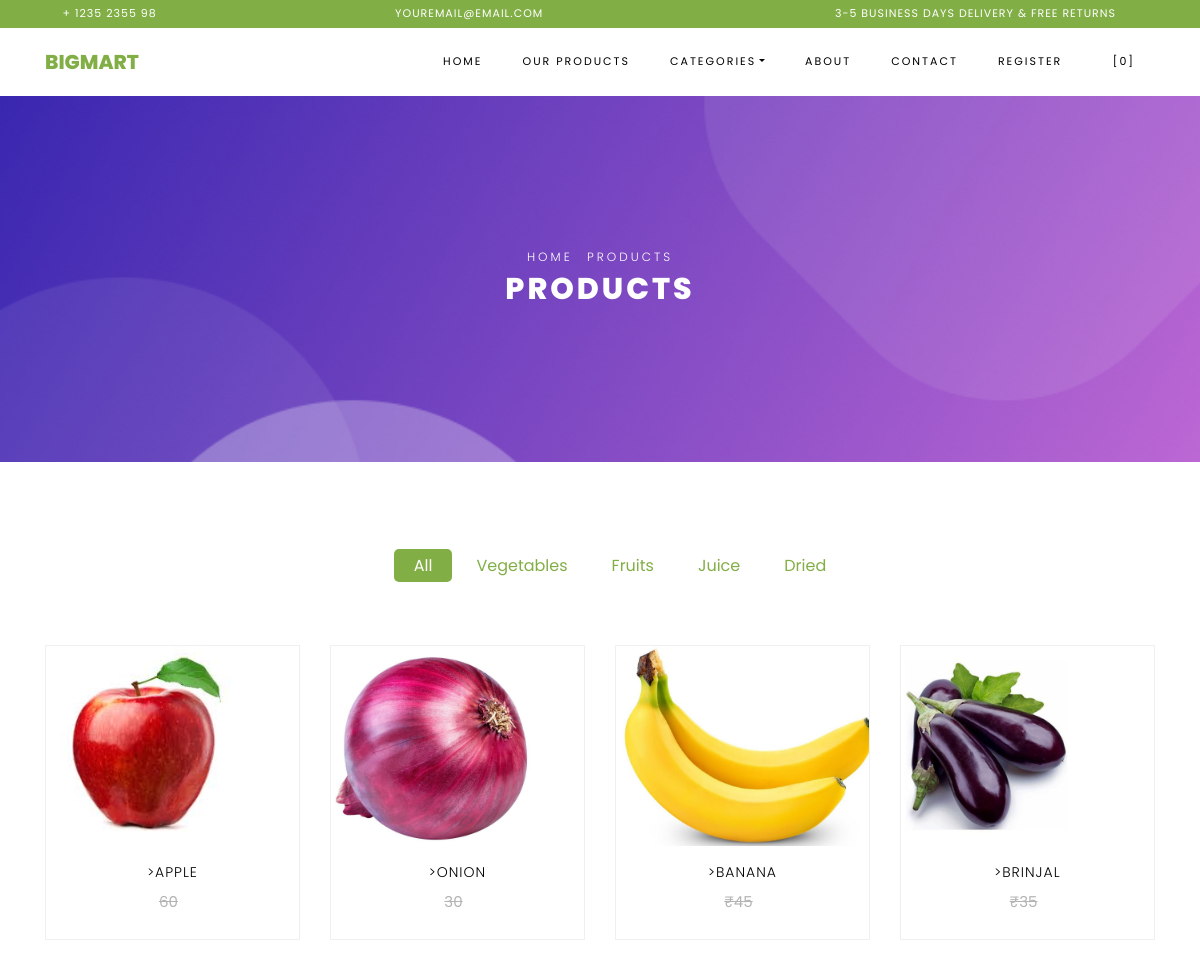
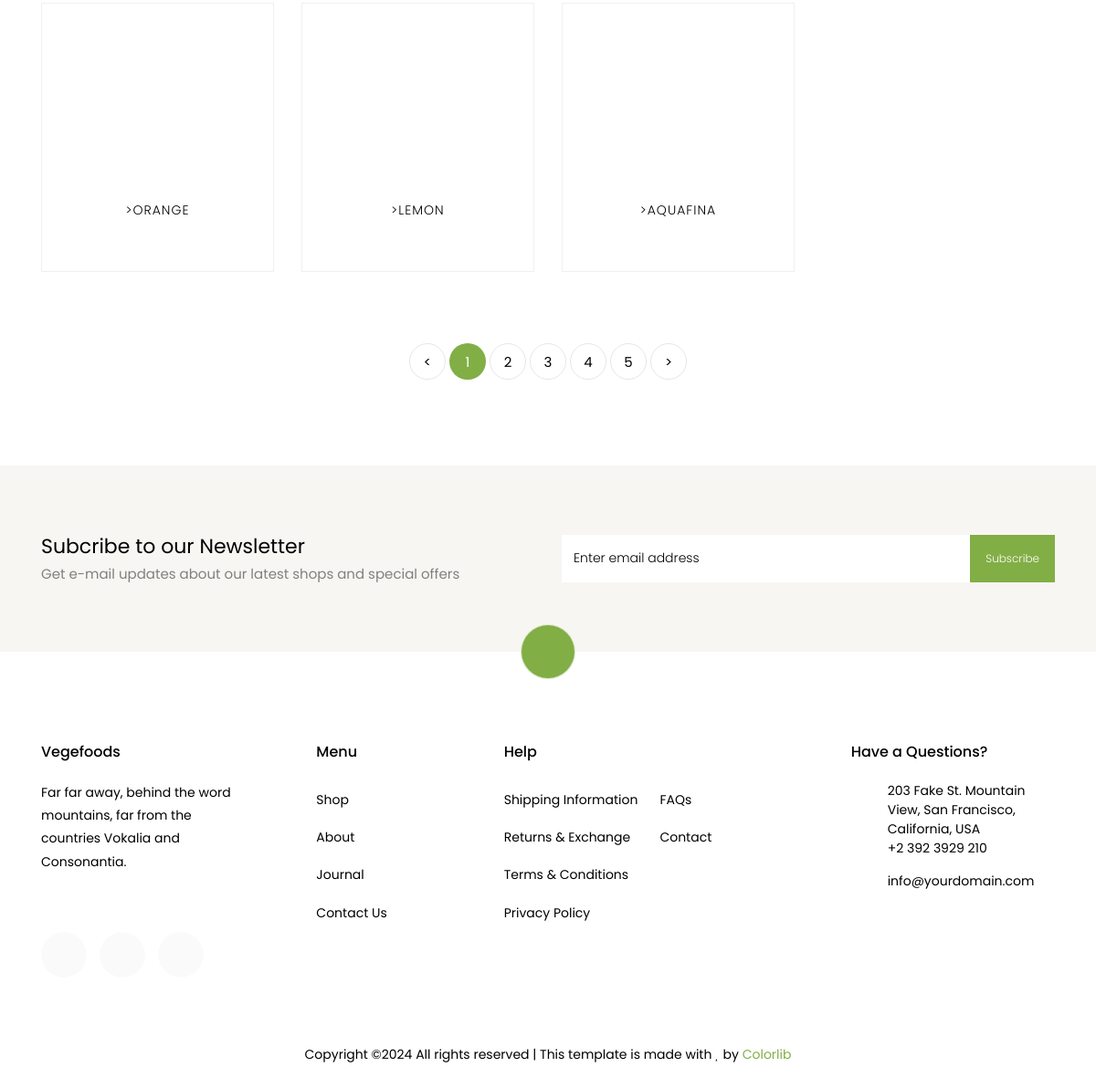
The page /filtered/Fruits/ on the database its author committed (2 pictures, top to bottom).
### backend/models.py (models this page shows)
class elementdb(models.Model):
    name = models.CharField(max_length=100,null=True,blank=True)
    Category = models.CharField(max_length=100,null=True,blank=True)
    price = models.CharField(max_length=100,null=True,blank=True)
    image = models.ImageField(upload_to='Product Images',null=True,blank=True)

### webapp/views.py (the view)
# urls.py: path('filtered/<cat_name>/',views.filtered,name='filtered'),
def filtered(request,cat_name):
    data = elementdb.objects.filter(Category=cat_name)
    cat = listdb.objects.all()
    return render(request,'productfiltered.html',{'data':data,'cat':cat})

### webapp/templates/productfiltered.html (shortened to what this page needs)
<!DOCTYPE html>
{% load static %}
<html lang="en">
  <head>
    <link rel="stylesheet" href="{% static 'new/css/open-iconic-bootstrap.min.css' %}">
    <link rel="stylesheet" href="{% static 'new/css/animate.css' %}">
    <link rel="stylesheet" href="{% static 'new/css/owl.carousel.min.css' %}">
    <link rel="stylesheet" href="{% static 'new/css/owl.theme.default.min.css' %}">
    <link rel="stylesheet" href="{% static 'new/css/magnific-popup.css' %}">
    <link rel="stylesheet" href="{% static 'new/css/aos.css' %}">
    <link rel="stylesheet" href="{% static 'new/css/ionicons.min.css' %}">
    <link rel="stylesheet" href="{% static 'new/css/bootstrap-datepicker.css' %}">
    <link rel="stylesheet" href="{% static 'new/css/jquery.timepicker.css' %}">
    <link rel="stylesheet" href="{% static 'new/css/flaticon.css' %}">
    <link rel="stylesheet" href="{% static 'new/css/icomoon.css' %}">
    <link rel="stylesheet" href="{% static 'new/css/style.css' %}">
  </head>
  <body class="goto-here">
		<div class="py-1 bg-primary">
    	<div class="container">
    		<div class="row no-gutters d-flex align-items-start align-items-center px-md-0">
	    		<div class="col-lg-12 d-block">
		    		<div class="row d-flex">
		    			<div class="col-md pr-4 d-flex topper align-items-center">
					    	<div class="icon mr-2 d-flex justify-content-center align-items-center"><span class="icon-phone2"></span></div>
						    <span class="text">+ 1235 2355 98</span>
					    </div>
					    <div class="col-md pr-4 d-flex topper align-items-center">
					    	<div class="icon mr-2 d-flex justify-content-center align-items-center"><span class="icon-paper-plane"></span></div>
						    <span class="text">youremail@email.com</span>
					    </div>
					    <div class="col-md-5 pr-4 d-flex topper align-items-center text-lg-right">
						    <span class="text">3-5 Business days delivery &amp; Free Returns</span>
					    </div>
				    </div>
			    </div>
		    </div>
		  </div>
    </div>
    <nav class="navbar navbar-expand-lg navbar-dark ftco_navbar bg-dark ftco-navbar-light" id="ftco-navbar">
	    <div class="container">
	      <a class="navbar-brand" href="{% static 'new/index.html' %}">BigMart</a>
	      <div class="collapse navbar-collapse" id="ftco-nav">
	        <ul class="navbar-nav ml-auto">
	          <li class="nav-item active"><a href="{% url 'home' %}" class="nav-link">Home</a></li>
				<li class="nav-item active"><a href="{% url 'product' %}" class="nav-link">Our Products</a></li>
	          <li class="nav-item dropdown">
              <a class="nav-link dropdown-toggle" href="#" id="dropdown04" data-toggle="dropdown" aria-haspopup="true" aria-expanded="false">Categories</a>
            </li>
	          <li class="nav-item"><a href="{% url 'about' %}" class="nav-link">About</a></li>
	          <li class="nav-item"><a href="{% url 'contact' %}" class="nav-link">Contact</a></li>
                {% if request.session.Username %}
                <li class="nav-item"><a href="{% url 'logout' %}" class="nav-link">Welcome {{request.session.Username}}/Logout</a></li>
                {% else %}
                <li class="nav-item"><a href="{% url 'registerpage' %}" class="nav-link">Register</a></li>
                {% endif %}
	          <li class="nav-item cta cta-colored"><a href="{% static 'new/cart.html' %}" class="nav-link"><span class="icon-shopping_cart"></span>[0]</a></li>
	        </ul>
	      </div>
	    </div>
	  </nav>
    <div class="hero-wrap hero-bread" style="background-image: url('images/bg_1.jpg');">
      <div class="container">
        <div class="row no-gutters slider-text align-items-center justify-content-center">
          <div class="col-md-9 ftco-animate text-center">
          	<p class="breadcrumbs"><span class="mr-2"><a href="index.html">Home</a></span> <span>Products</span></p>
            <h1 class="mb-0 bread">Products</h1>
          </div>
        </div>
      </div>
    </div>
    <section class="ftco-section">
    	<div class="container">
    		<div class="row justify-content-center">
    			<div class="col-md-10 mb-5 text-center">
    				<ul class="product-category">
    					<li><a href="#" class="active">All</a></li>
    					<li><a href="#">Vegetables</a></li>
    					<li><a href="#">Fruits</a></li>
    					<li><a href="#">Juice</a></li>
    					<li><a href="#">Dried</a></li>
    				</ul>
    			</div>
    		</div>
    		<div class="row">
				{% for i in data %}
    			<div class="col-md-6 col-lg-3 ftco-animate">
    				<div class="product">
    					<a href="{% url 'singleproduct' pro_name=i.id %}" class="img-prod"><img src="{{i.image.url}}" alt="Colorlib Template" height="200px">
    					</a>
    					<div class="text py-3 pb-4 px-3 text-center">
    						<h3>>{{i.name}}</h3>
    						<div class="d-flex">
    							<div class="pricing">
		    						<p class="price"><span class="mr-2 price-dc">{{i.price}}</span>
		    					</div>
	    					</div>
    					</div>
    				</div>
    			</div>
				{% endfor %}
    		</div>
    		<div class="row mt-5">
          <div class="col text-center">
            <div class="block-27">
              <ul>
                <li><a href="#">&lt;</a></li>
                <li class="active"><span>1</span></li>
                <li><a href="#">2</a></li>
                <li><a href="#">3</a></li>
                <li><a href="#">4</a></li>
                <li><a href="#">5</a></li>
                <li><a href="#">&gt;</a></li>
              </ul>
            </div>
          </div>
        </div>
    	</div>
    </section>
		<section class="ftco-section ftco-no-pt ftco-no-pb py-5 bg-light">
      <div class="container py-4">
        <div class="row d-flex justify-content-center py-5">
          <div class="col-md-6">
          	<h2 style="font-size: 22px;" class="mb-0">Subcribe to our Newsletter</h2>
          	<span>Get e-mail updates about our latest shops and special offers</span>
          </div>
          <div class="col-md-6 d-flex align-items-center">
            <form action="#" class="subscribe-form">
              <div class="form-group d-flex">
                <input type="text" class="form-control" placeholder="Enter email address">
                <input type="submit" value="Subscribe" class="submit px-3">
              </div>
            </form>
          </div>
        </div>
      </div>
    </section>
    <footer class="ftco-footer ftco-section">
      <div class="container">
      	<div class="row">
      		<div class="mouse">
						<a href="#" class="mouse-icon">
							<div class="mouse-wheel"><span class="ion-ios-arrow-up"></span></div>
						</a>
					</div>
      	</div>
        <div class="row mb-5">
          <div class="col-md">
            <div class="ftco-footer-widget mb-4">
              <h2 class="ftco-heading-2">Vegefoods</h2>
              <p>Far far away, behind the word mountains, far from the countries Vokalia and Consonantia.</p>
              <ul class="ftco-footer-social list-unstyled float-md-left float-lft mt-5">
                <li class="ftco-animate"><a href="#"><span class="icon-twitter"></span></a></li>
                <li class="ftco-animate"><a href="#"><span class="icon-facebook"></span></a></li>
                <li class="ftco-animate"><a href="#"><span class="icon-instagram"></span></a></li>
              </ul>
            </div>
          </div>
          <div class="col-md">
            <div class="ftco-footer-widget mb-4 ml-md-5">
              <h2 class="ftco-heading-2">Menu</h2>
              <ul class="list-unstyled">
                <li><a href="#" class="py-2 d-block">Shop</a></li>
                <li><a href="#" class="py-2 d-block">About</a></li>
                <li><a href="#" class="py-2 d-block">Journal</a></li>
                <li><a href="#" class="py-2 d-block">Contact Us</a></li>
              </ul>
            </div>
          </div>
          <div class="col-md-4">
             <div class="ftco-footer-widget mb-4">
              <h2 class="ftco-heading-2">Help</h2>
              <div class="d-flex">
	              <ul class="list-unstyled mr-l-5 pr-l-3 mr-4">
	                <li><a href="#" class="py-2 d-block">Shipping Information</a></li>
	                <li><a href="#" class="py-2 d-block">Returns &amp; Exchange</a></li>
	                <li><a href="#" class="py-2 d-block">Terms &amp; Conditions</a></li>
	                <li><a href="#" class="py-2 d-block">Privacy Policy</a></li>
	              </ul>
	              <ul class="list-unstyled">
	                <li><a href="#" class="py-2 d-block">FAQs</a></li>
	                <li><a href="#" class="py-2 d-block">Contact</a></li>
	              </ul>
	            </div>
            </div>
          </div>
          <div class="col-md">
            <div class="ftco-footer-widget mb-4">
            	<h2 class="ftco-heading-2">Have a Questions?</h2>
            	<div class="block-23 mb-3">
	              <ul>
	                <li><span class="icon icon-map-marker"></span><span class="text">203 Fake St. Mountain View, San Francisco, California, USA</span></li>
	                <li><a href="#"><span class="icon icon-phone"></span><span class="text">+2 392 3929 210</span></a></li>
	                <li><a href="#"><span class="icon icon-envelope"></span><span class="text">info@yourdomain.com</span></a></li>
	              </ul>
	            </div>
            </div>
          </div>
        </div>
        <div class="row">
          <div class="col-md-12 text-center">
            <p>
						  Copyright &copy;<script>document.write(new Date().getFullYear());</script> All rights reserved | This template is made with <i class="icon-heart color-danger" aria-hidden="true"></i> by <a href="https://colorlib.com" target="_blank">Colorlib</a>
						</p>
          </div>
        </div>
      </div>
    </footer>
  </body>
</html>

### webapp/static/new/css/icomoon.css (style rules this page uses)
[class^="icon-"], [class*=" icon-"] { font-family: 'icomoon' !important; speak: none; font-style: normal; font-weight: normal; font-variant: normal; text-transform: none; line-height: 1; -webkit-font-smoothing: antialiased; -moz-osx-font-smoothing: grayscale; }
.icon-heart:before { content: "\f004"; }
.icon-map-marker:before { content: "\f041"; }
.icon-phone:before { content: "\f095"; }
.icon-twitter:before { content: "\f099"; }
.icon-facebook:before { content: "\f09a"; }
.icon-envelope:before { content: "\f0e0"; }
.icon-instagram:before { content: "\f16d"; }
.icon-paper-plane:before { content: "\f1d8"; }
.icon-phone2:before { content: "\e0cd"; }
.icon-shopping_cart:before { content: "\e8cc"; }

### rows shown on the page
elementdb: image (picture), name "APPLE"
elementdb: image (picture), name "ONION"
elementdb: image (picture), name "BANANA"
elementdb: image (picture), name "BRINJAL"
elementdb: name "ORANGE"
elementdb: name "LEMON"
elementdb: name "AQUAFINA"
